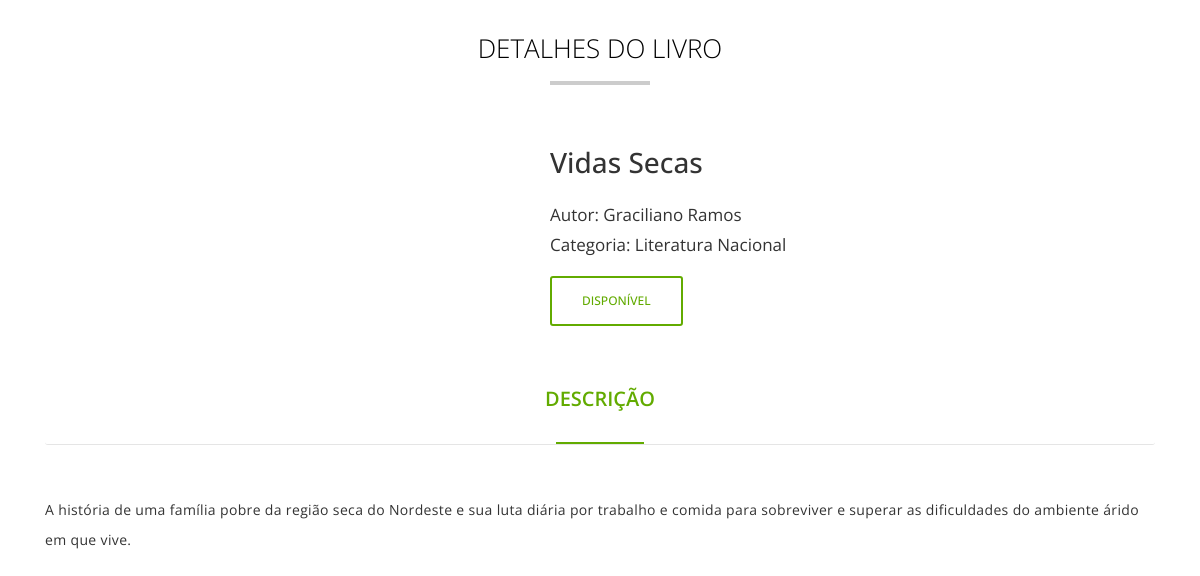
/Programação/detalhes_livro.php?cod_livro=62, run on the app's committed database.
### tables this page shows
CREATE TABLE `livro` (
  `cod_livro` int(11) NOT NULL,
  `titulo` varchar(255) NOT NULL,
  `autor` varchar(255) NOT NULL,
  `descricao` varchar(1000) NOT NULL,
  `categoria` varchar(50) NOT NULL,
  `imagem` varchar(255) NOT NULL
);

### Programação/detalhes_livro.php (the view, shortened to what this page needs)
<!DOCTYPE html>
<html lang="pt-br">
<head>
    <link rel="stylesheet" type="text/css" media="screen" href="css/plugins.css">
    <link rel="stylesheet" type="text/css" media="screen" href="css/main.css">
    <link rel="stylesheet" href="styles/style-detalhes.css">
    <link rel="stylesheet" href="styles/style-index.css">
    <link rel="stylesheet" href="https://use.fontawesome.com/releases/v5.15.4/css/all.css"
>
</head>
<body>
    <?php
    $cod_livro = trim($_GET["cod_livro"]);
    $conexao = mysqli_connect("localhost","root","","biblioteca") or die ("erro!");
    $sql_livro = "select * from livro where cod_livro = '$cod_livro'";
    $consulta_livro = mysqli_query($conexao, $sql_livro);
    $reg_livro = mysqli_fetch_array($consulta_livro);
    if($reg_livro == 0)
    {
        echo "Não possui registros com este parâmetro";
        exit;
    }
    else
    {
        $cod_livro = $reg_livro["cod_livro"];
        $titulo = $reg_livro["titulo"];
        $autor = $reg_livro["autor"];
        $descricao = $reg_livro["descricao"];
        $categoria = $reg_livro["categoria"];
    }
    $sql_locacao = "select * from locacao where cod_livro = '$cod_livro' and devolvido = 0;";
    $consulta_locacao = mysqli_query($conexao, $sql_locacao);
    $reg_locacao = mysqli_fetch_array($consulta_locacao);
        $reg_aluno = 0;
    ?>
    <div class="site-wrapper">
        <main class="inner-page-sec-padding-bottom">
            <div style="margin-top: 2rem;" class="container">
                <h2>Detalhes do livro</h2>
                <div class="row  mb--60">
                    <div class="col-lg-5 mb--30">
                        <div class="arrow-type-two d-flex justify-content-center">
                        </div>
                    </div>
                    <div class="col-lg-7">
                        <div class="pl-lg--30">
                            <h3 style="margin-bottom: 1.3rem;" class="product-title"><?php echo $titulo ?></h3>
                            <ul style="font-size: 17px;" class="list-unstyled">
                                <li>Autor: <?php echo $autor ?></li>
                                <li>Categoria: <?php echo $categoria ?></li>
                            </ul>
                            <div class="add-to-cart-row">
                                <?php
                                    if($reg_locacao == 0 && $reg_aluno == 0) {
                                ?>
                                <div class="add-cart-btn">
                                    <form action="scripts/script.php?cod_livro=<?php echo $cod_livro ?>" method="post">
                                        <input type="submit" class="button btn btn-outlined--primary" name="locar"
                                            value="Disponível" />
                                    </form>
                                </div>
                                    <?php
                                    }
                                ?>
                                </div>
                            </div>
                        </div>
                    </div>
                    <div class="sb-custom-tab review-tab section-padding">
                        <ul class="nav nav-tabs nav-style-2" id="myTab2" role="tablist">
                            <li class="nav-item">
                                <a class="nav-link active">
                                    DESCRIÇÃO
                                </a>
                            </li>
                        </ul>
                        <div class="tab-content space-db--20" id="myTabContent">
                            <div class="tab-pane fade show active" id="tab-1" role="tabpanel" aria-labelledby="tab1">
                                <article class="review-article">
                                    <p><?php echo $descricao ?></p>
                                </article>
                            </div>
                        </div>
                    </div>
                </div>
</body>
</html>

### Programação/styles/style-detalhes.css (style rules this page uses)
.inner-page-sec-padding-bottom { padding-bottom: 0px; }
@media (min-width: 768px) { .inner-page-sec-padding-bottom { padding-bottom: 0px; } }
@media (min-width: 768px) { .section-padding { padding-bottom: 0px; } }
@media (min-width: 768px) { .col-lg-7 { display: flex; max-width: 58.333333%; flex-direction: column; flex-wrap: nowrap; align-content: center; justify-content: space-around; } }

### Programação/styles/style-index.css (style rules this page uses)
* { margin: 0; padding: 0; box-sizing: border-box; }
body { padding-top: 0rem; padding-bottom: 3rem; font-family: 'Open Sans', sans-serif; }
:root { --cor-genero-Adm: #FFAA40; --cor-genero-Autoajuda: #8AC926; --cor-genero-CienciasHS: #6A4C93; --cor-genero-Esporte: #C5CA30; --cor-genero-Enferm: #FF6A4B; --cor-genero-Fantasia: #FF8A45; --cor-genero-Infanto: #52A675; --cor-genero-Nacional: #1982C4; --cor-genero-Estrangeira: #ff4a50; --cor-genero-Ficcao: #f0bb2c; }
h2 { color: #000; font-size: 26px; font-weight: 300; text-align: center; text-transform: uppercase; position: relative; margin: 30px 0 80px; }
h2::after { content: ""; width: 100px; position: absolute; margin: 0 auto; height: 4px; background: rgba(0, 0, 0, 0.2); left: 0; right: 0; bottom: -20px; }

### data on the page
livro: titulo "Vidas Secas", autor "Graciliano Ramos", categoria "Literatura Nacional", descricao "A história de uma família pobre da região seca do Nordeste e sua luta diária por trabalho e comida para sobreviver e superar as dificuldades do ambiente árido em que vive."
